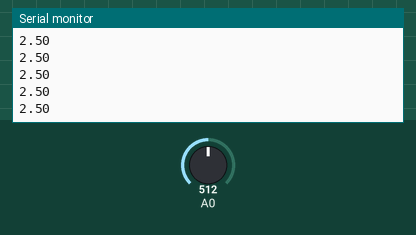
Simulated run of this sketch. Board: Arduino Uno, built with avr-gcc and run on an emulated ATmega328P. On the bench: the last lines printed to the serial monitor. The test bench sets the inputs (shaded band); at power-on: A0 = 512.

Above: at 1.2 s.
1.3 s: A0 set to 716
At 1.87 s:
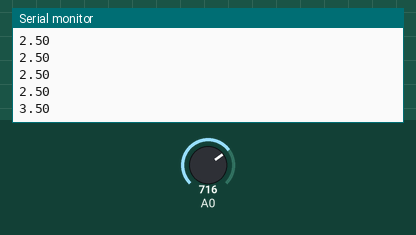
2.8 s: A0 set to 900
At 2.82 s:
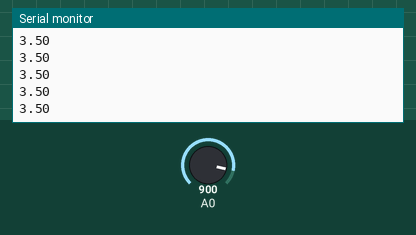
Timing chart, 0 to 5.8 s (numbered marks = the images above; inputs shaded):
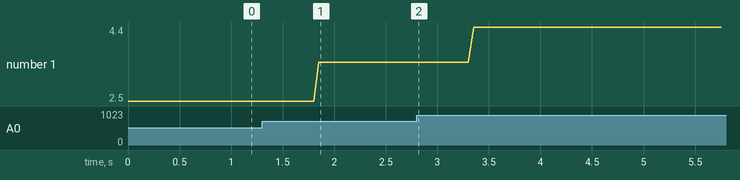

Measured:
- after the input at 1.3 s, the serial monitor: prints a new line after 0.55 s (image 1)
- plotted number 1: 2.5 → 3.5 after the input at 1.3 s, 3.5 → 4.4 after the input at 2.8 s

The sketch:

Analog_Voltage.ino
```cpp
float analogPin=0;
void setup() {

  Serial.begin(1200);// put your setup code here, to run once:

}

void loop() {

 float value=analogRead(0);
  float voltage=((5*value)/1023);
  Serial.println(voltage);
  delay(1);
}
```
